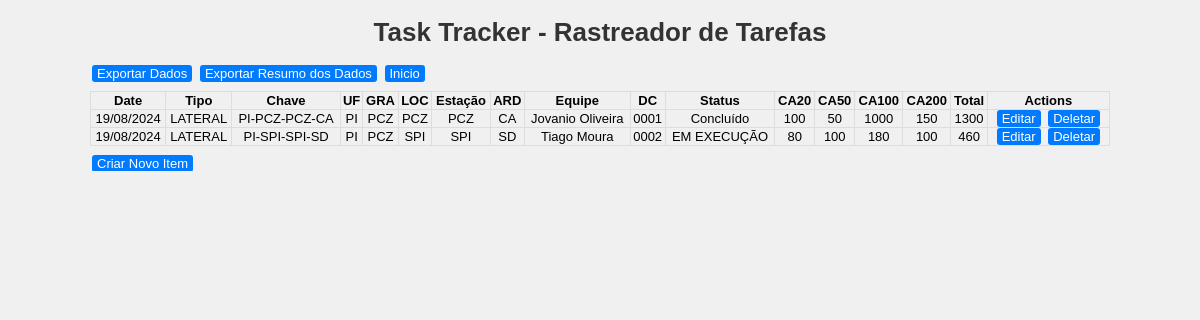
The page /index on the database as committed earlier.
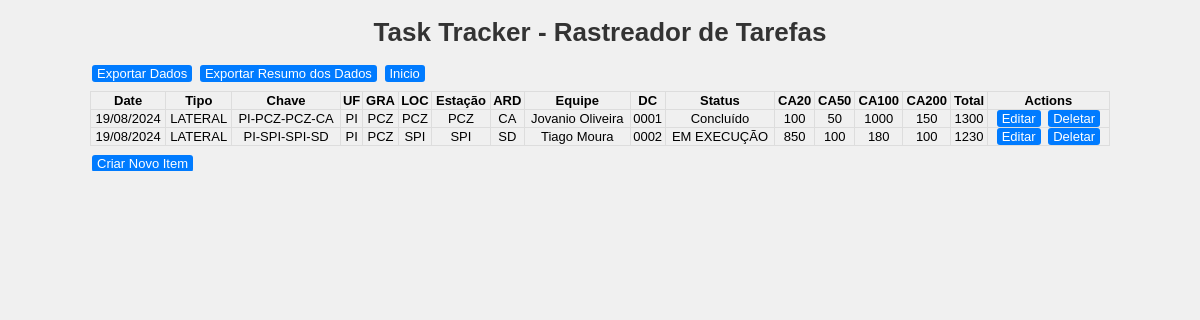
The same page on the database as committed later.
### app.py (models this page shows, shortened)
class Task(db.Model):
    id = db.Column(db.Integer, primary_key=True)
    date = db.Column(db.String(50), nullable=False)
    tipo = db.Column(db.String(50), nullable=False)
    chave = db.Column(db.String(200), nullable=False)  # Nova coluna adicionada
    uf = db.Column(db.String(50), nullable=False)
    gra = db.Column(db.String(50), nullable=False)
    loc = db.Column(db.String(50), nullable=False)
    estacao = db.Column(db.String(50), nullable=False)
    ard = db.Column(db.String(50), nullable=False)
    team = db.Column(db.String(50), nullable=False)
    dc = db.Column(db.String(50), nullable=False)
    status = db.Column(db.String(50), nullable=False)
    ca20 = db.Column(db.Integer, nullable=False)
    ca50 = db.Column(db.Integer, nullable=False)
    ca100 = db.Column(db.Integer, nullable=False)
    ca200 = db.Column(db.Integer, nullable=False)
    total = db.Column(db.Integer, nullable=False)

### app.py (the view)
@app.route('/index')
def index():
    tasks = Task.query.all()
    return render_template('index.html', tasks=tasks)

### templates/index.html
{% extends "layout.html" %}
{% block content %}
    <h1>Task Tracker - Rastreador de Tarefas</h1>
    <a href="{{ url_for('export') }}">Exportar Dados</a>
    <a href="{{ url_for('export_summary') }}">Exportar Resumo dos Dados</a>
    <a href="{{ url_for('home') }}">Inicio</a>
    <table>
        <thead>
            <tr>
                <th>Date</th>
                <th>Tipo</th>
                <th>Chave</th>
                <th>UF</th>
                <th>GRA</th>
                <th>LOC</th>
                <th>Estação</th>
                <th>ARD</th>
                <th>Equipe</th>
                <th>DC</th>
                <th>Status</th>
                <th>CA20</th>
                <th>CA50</th>
                <th>CA100</th>
                <th>CA200</th>
                <th>Total</th>
                <th>Actions</th>
            </tr>
        </thead>
        <tbody>
            {% for task in tasks %}
                <tr>
                    <td>{{ task.date }}</td>
                    <td>{{ task.tipo }}</td>
                    <td>{{ task.chave }}</td>
                    <td>{{ task.uf }}</td>
                    <td>{{ task.gra }}</td>
                    <td>{{ task.loc }}</td>
                    <td>{{ task.estacao }}</td>
                    <td>{{ task.ard }}</td>
                    <td>{{ task.team }}</td>
                    <td>{{ task.dc }}</td>
                    <td>{{ task.status }}</td>
                    <td>{{ task.ca20 }}</td>
                    <td>{{ task.ca50 }}</td>
                    <td>{{ task.ca100 }}</td>
                    <td>{{ task.ca200 }}</td>
                    <td>{{ task.total }}</td>
                    <td>
                        <a href="{{ url_for('update', id=task.id) }}">Editar</a>
                        <a href="{{ url_for('delete', id=task.id) }}">Deletar</a>
                    </td>
                </tr>
            {% endfor %}
        </tbody>
    </table>
    <a href="{{ url_for('create') }}">Criar Novo Item</a>
{% endblock %}

### templates/layout.html (shortened to what this page needs)
<!DOCTYPE html>
<html lang="en">
<head>
    <link rel="stylesheet" href="{{ url_for('static', filename='style.css') }}">
</head>
<body>
    <div class="container">
        {% block content %}{% endblock %}
    </div>
</body>
</html>

### static/style.css (style rules this page uses)
body { font-family: Arial, sans-serif; background-color: #f0f0f0; margin: 0; padding: 0; }
.container { width: 85%; margin: auto; overflow: hidden; font-size: 13px; }
h1 { text-align: center; color: #333; }
table { width: 100%; margin: 10px 0; border-collapse: collapse; }
th, td { padding: 1px; border: 1px solid #ddd; text-align: center; }
a { margin: 2px; padding: 1px 5px; background-color: #007bff; color: white; text-decoration: none; border-radius: 3px; }

Rows that differ between the two databases and show on the page:
changed Task "PI-SPI-SPI-SD": ca20 "80" → "850"; total "460" → "1230"
